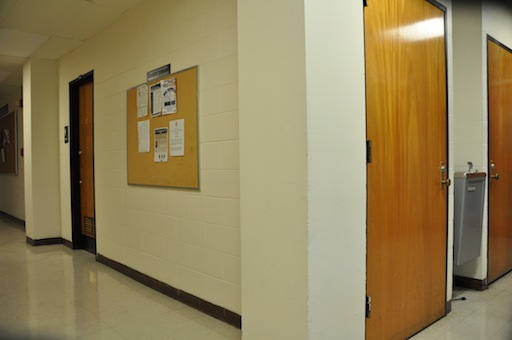
%> input picture project2/DSC_0281.JPG, 512 x 340 px
$ octave project2.m   (GNU Octave 9; MATLAB toolbox functions it lacks are replaced by stand-ins)
%> lines starting %> are read from the running program, lines starting %| are printed output that depends on the picture
%% main----------------------------------------------------------------------------------------------------

% Matching of feature points, mainly using the detection of harris corner points, match one-way matching function
% is suitable for images with white edges, because there is no limited range when windowing and filtering, try to ensure that the corners are not on the edge
clc,clear all;
a1=imread('DSC_0281.JPG');
%> a1 is the input picture: size 340x512x3 uint8; mean R, G, B 148, 131.7, 91.1
a2=imread('DSC_0282.JPG'); % double plays a big role
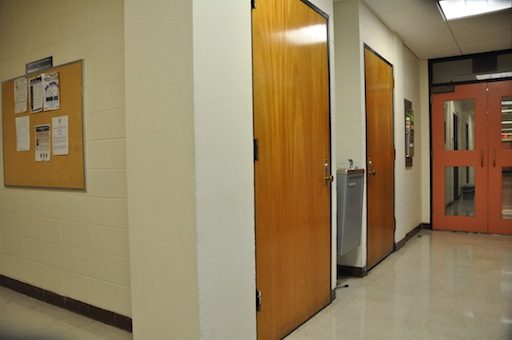
%> input picture project2/DSC_0282.JPG, 512 x 340 px
%> a2 is the input picture: size 340x512x3 uint8; mean R, G, B 147.4, 127.6, 92.9
[ysize, xsize] = size(a1);
%> ysize = 340; xsize = 1536

i_fig=1; % figure number

[result1,cnt1,r1,c1]=harris(a1);% Corner detection, get the original focus position map result
[result2,cnt2,r2,c2]=harris(a2);
% [79 lines not run here, left out]
function [y1,y2,r,c]=harris(X)
% Corner detection, using the Harris algorithm
% The output is an image
% [result,cnt,r,c]=harris(X)

% f=rgb2gray(X);
f=X;

if(size(f,3)==3)
    ori_im = rgb2gray(uint8(f));  % Convert to grayscale image
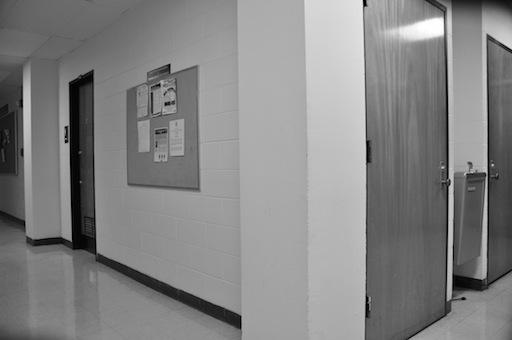
%> ori_im: size 340x512 uint8; min 0, max 255, mean 132
end

%ori_im=double(f)/255;               % uint8 converted to 64-bit double precision double 64

fx = [5 0 -5;8 0 -8;5 0 -5];          % Gaussian function first order differential, x direction
%fx = [-2 -1 0 1 2];                 % Gradient operator in x direction
Ix = filter2(fx,ori_im);              % Filtering in the x direction
fy = [5 8 5;0 0 0;-5 -8 -5];          % Gaussian function first order differential, y direction
%fy = [-2;-1;0;1;2];                 % Gradient operator in y direction
Iy = filter2(fy,ori_im);              % Filtering in the y direction

Ix2 = Ix.^2;
Iy2 = Iy.^2;
Ixy = Ix.*Iy;
clear Ix;
clear Iy;

h= fspecial('gaussian',[10 10 ],2);        % Generate a 7*7 Gaussian window function, sigma=2

Ix2 = filter2(h,Ix2);
Iy2 = filter2(h,Iy2);
Ixy = filter2(h,Ixy);                   % Gaussian filtering

height = size(ori_im,1);
%> height = 340
width = size(ori_im,2);
%> width = 512
result = zeros(height,width);           % Record the corner position, the value at the corner is 1, and the background is black

R = zeros(height,width);

for i = 1:height
    for j = 1:width
        M = [Ix2(i,j) Ixy(i,j);Ixy(i,j) Iy2(i,j)];             % auto correlation matrix
        R(i,j) = det(M)-0.06*(trace(M))^2;
    end
end
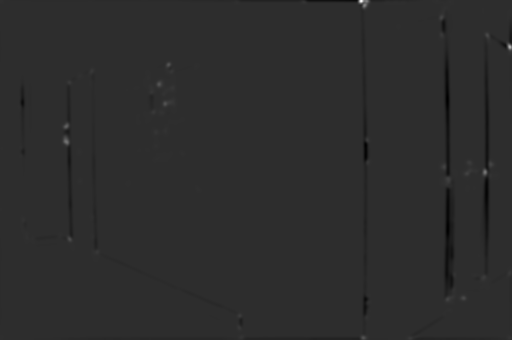
%> R: size 340x512 double; min -8.21e+11, max 3.75e+12, mean -8.45e+09; drawn with min black and max white

% Select the corner point according to the maximum value in the window
cnt = 0;
for i = 2:height-1
    for j = 2:width-1
        % Perform non-maximum suppression, window size 3*3
        if  R(i,j) > R(i-1,j-1) && R(i,j) > R(i-1,j) && R(i,j) > R(i-1,j+1) && R(i,j) > R(i,j-1) && R(i,j) > R(i,j+1) && R(i,j) > R(i+1,j-1) && R(i,j) > R(i+1,j) && R(i,j) > R(i+1,j+1)
            result(i,j) = 1;
            cnt = cnt+1;
        end
    end
end
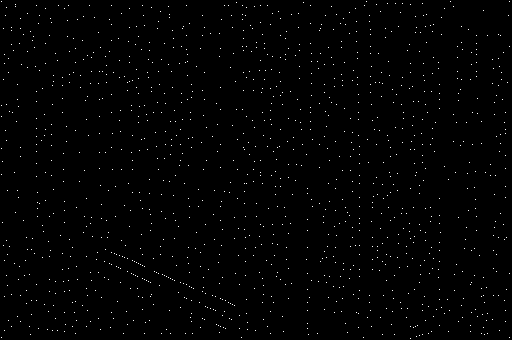
%> result: size 340x512 double; values 0 (black) and 1 (white), 0.79% white in thin lines or dots
%> after the loop, cnt = 1375

Rsort=zeros(cnt,1);
[posr, posc] = find(result == 1);  % Return corner coordinates
%> posr = 1375 values from 2 to 339; posc = 1375 values from 2 to 510
for i=1:cnt
    Rsort(i)=R(posr(i),posc(i));
end
%> after the loop, Rsort = 1375 values, max 2.29e+12 at index 1373, min -6.57e+09 at index 121, mean 1.47e+10

% Sort all corner R values and select the largest 100 as output
[Rsort,ix]=sort(Rsort,1);
%> Rsort = 1375 values from -6.57e+09 to 2.29e+12; ix = 1375 values, max 1375 at index 1337, min 1 at index 1320, mean 688
Rsort=flipud(Rsort);
%> Rsort = 1375 values, max 2.29e+12 at index 1, min -6.57e+09 at index 1375, mean 1.47e+10
ix=flipud(ix);
%> ix = 1375 values, max 1375 at index 39, min 1 at index 56, mean 688
ps=300;
posr2=zeros(ps,1);
posc2=zeros(ps,1);
for i=1:ps
    posr2(i)=posr(ix(i));
    posc2(i)=posc(ix(i));
end
%> after the loop, posc2 = 300 values, max 510 at index 1, min 2 at index 56, mean 259.3; posr2 = 300 values, max 339 at index 28, min 2 at index 3, mean 177

y1=result;
y2=ps;
r=posr2;c=posc2;
%> after `r=posr2`: r has the same summary as posr2
%> after `c=posc2`: c has the same summary as posc2
%> `[result1,cnt1,r1,c1]=harris(a1);`: cnt1 = 300; r1 has the same summary as posr2 in harris; c1 has the same summary as posc2 in harris
%> in harris (call 2), `ori_im = rgb2gray(uint8(f));`:
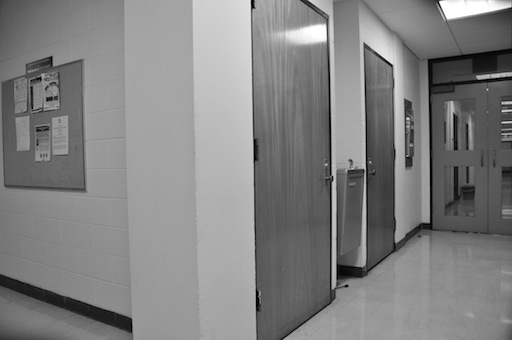
%> ori_im: size 340x512 uint8; min 0, max 255, mean 129.6
%> in harris (call 2), `Iy = filter2(fy,ori_im);`:
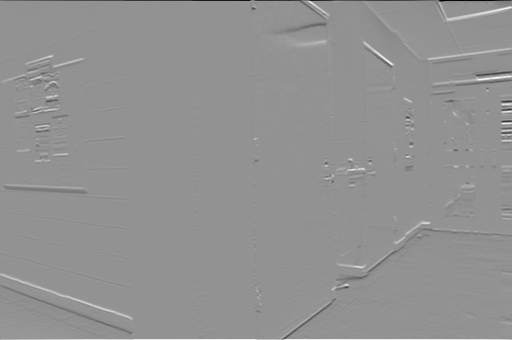
%> Iy: size 340x512 double; min -4559, max 3374, mean 0.9; drawn with min black and max white
%> in harris (call 2), `Ixy = filter2(h,Ixy);`:
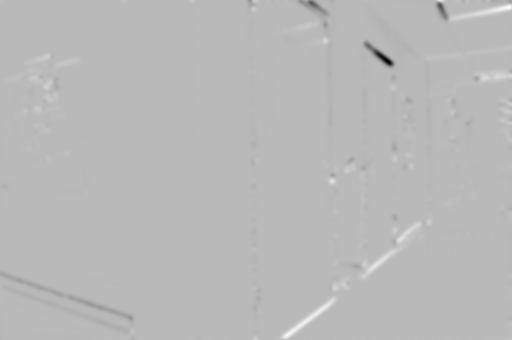
%> Ixy: size 340x512 double; min -2005370.6, max 756348.5, mean -1211.8; drawn with min black and max white
%> the run ends on the next line
return;
end
